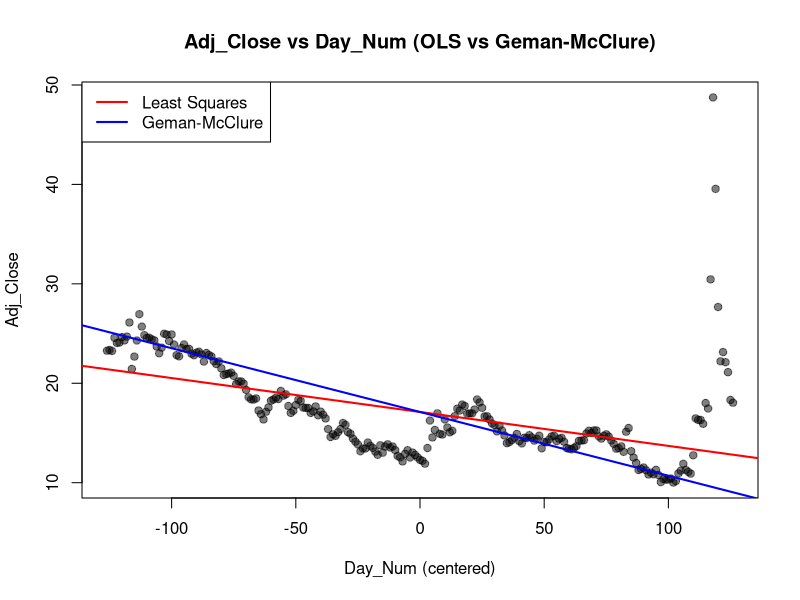

Recreate this plot in R.
# Load the necessary dataset
gme_data <- read.csv("data/GME.csv", header = TRUE, stringsAsFactors = TRUE)

# Center Day_Num by subtracting its mean
gme_data$Day_Num_centered <- gme_data$Day_Num - mean(gme_data$Day_Num)

# Prepare x (centered) and y for the regression model
x <- gme_data$Day_Num_centered
y <- gme_data$Adj_Close

# --------------------------------------------------------------------
# Geman-McClure Objective Function and Gradient Definitions
# --------------------------------------------------------------------

# Define the Geman-McClure objective function
robust.fn <- function(r) {
  val = (r^2 / 2) / (1 + r^2)  # Geman-McClure rho function
  return(val)
}

# Create the Geman-McClure robust regression objective function
createRobustGMRho <- function(x, y) {
  function(theta) {
    alpha <- theta[1]
    beta <- theta[2]
    sum(robust.fn(y - alpha - beta * x))  # Return the sum of the objective function (already centered)
  }
}

# Derivative of the Geman-McClure objective function (gradient function)
robust.fn.prime <- function(r) {
  val = r / (1 + r^2)^2  # The derivative of the rho function
  return(val)
}

# Create the gradient of the Geman-McClure robust regression function
createRobustGMGradient <- function(x, y) {
  function(theta) {
    alpha <- theta[1]
    beta <- theta[2]
    ru = y - alpha - beta * x  # Residuals (centered data)
    rhok = robust.fn.prime(ru)  # Derivative of the rho function
    -1 * c(sum(rhok * 1), sum(rhok * x))  # Compute the gradient vector
  }
}

# --------------------------------------------------------------------
# Gradient Descent Function
# --------------------------------------------------------------------

# Helper function to test convergence during gradient descent
testConvergence <- function(thetaNew, thetaOld, tolerance = 1e-10, relative = FALSE) {
  sum(abs(thetaNew - thetaOld)) < if (relative) tolerance * sum(abs(thetaOld)) else tolerance
}

# Helper function to perform line search for step size (lambda)
gridLineSearch <- function(theta, rhoFn, d, lambdaStepsize = 0.01, lambdaMax = 1) {
  lambdas <- seq(from = 0, by = lambdaStepsize, to = lambdaMax)
  rhoVals <- sapply(lambdas, function(lambda) { rhoFn(theta - lambda * d) })
  lambdas[which.min(rhoVals)]
}

# Gradient Descent function for robust regression
gradientDescent <- function(theta = 0, rhoFn, gradientFn, lineSearchFn, testConvergenceFn,
                            maxIterations = 100, tolerance = 1e-06, relative = FALSE,
                            lambdaStepsize = 0.01, lambdaMax = 0.5) {
  converged <- FALSE
  i <- 0
  while (!converged & i <= maxIterations) {
    g <- gradientFn(theta)  # Compute the gradient
    glength <- sqrt(sum(g^2))  # Gradient length
    if (glength > 0) d <- g / glength  # Normalize gradient direction
    lambda <- lineSearchFn(theta, rhoFn, d, lambdaStepsize = lambdaStepsize, lambdaMax = lambdaMax)  # Find optimal step size
    thetaNew <- theta - lambda * d  # Update parameters
    converged <- testConvergenceFn(thetaNew, theta, tolerance = tolerance, relative = relative)  # Check convergence
    theta <- thetaNew
    i <- i + 1
  }
  list(theta = theta, converged = converged, iteration = i, fnValue = rhoFn(theta))  # Return the results
}

# --------------------------------------------------------------------
# Fit the Least Squares Model (OLS) and Print Initial Values
# --------------------------------------------------------------------

fit <- lm(y ~ x, data = gme_data)  # Fit the OLS model with centered data
alpha_ls <- coef(fit)[1]  # OLS estimate for intercept
beta_ls <- coef(fit)[2]  # OLS estimate for slope

# Print OLS Estimates for Debugging
cat("OLS Estimates:\n")
cat("Alpha (Intercept):", alpha_ls, "\n")
cat("Beta (Slope):", beta_ls, "\n")

# --------------------------------------------------------------------
# Perform Robust Regression with Geman-McClure Objective
# --------------------------------------------------------------------

robust_theta_val <- gradientDescent(
  theta = c(alpha_ls, beta_ls),  # Start with OLS estimates
  rhoFn = createRobustGMRho(x, y),  # Use the Geman-McClure rho function
  gradientFn = createRobustGMGradient(x, y),  # Use the Geman-McClure gradient
  lineSearchFn = gridLineSearch,  # Perform line search to find optimal step size
  testConvergenceFn = testConvergence,  # Test for convergence
  maxIterations = 100,  # Set maximum iterations for gradient descent
  tolerance = 1e-06,  # Convergence tolerance
  lambdaStepsize = 0.01,  # Step size for lambda
  lambdaMax = 0.5  # Maximum lambda value
)

# Print the robust regression coefficients (Geman-McClure)
cat("\nRobust Regression Results:\n")
print(robust_theta_val)

# --------------------------------------------------------------------
# Plotting the Results: OLS vs Geman-McClure Regression
# --------------------------------------------------------------------

# Set up the plot: scatter plot of the data points
plot(gme_data$Day_Num_centered, gme_data$Adj_Close, 
     pch = 19, col = adjustcolor("black", 0.5), 
     main = "Adj_Close vs Day_Num (OLS vs Geman-McClure)", 
     xlab = "Day_Num (centered)", ylab = "Adj_Close")

# Add the OLS line (Least Squares)
abline(a = alpha_ls, b = beta_ls, col = "red", lwd = 2)

# Add the Geman-McClure robust regression line
robust_alpha <- robust_theta_val$theta[1]
robust_beta <- robust_theta_val$theta[2]
abline(a = robust_alpha, b = robust_beta, col = "blue", lwd = 2)

# Add a legend to distinguish between the two regression lines
legend("topleft", legend = c("Least Squares", "Geman-McClure"), 
       col = c("red", "blue"), lwd = 2)
